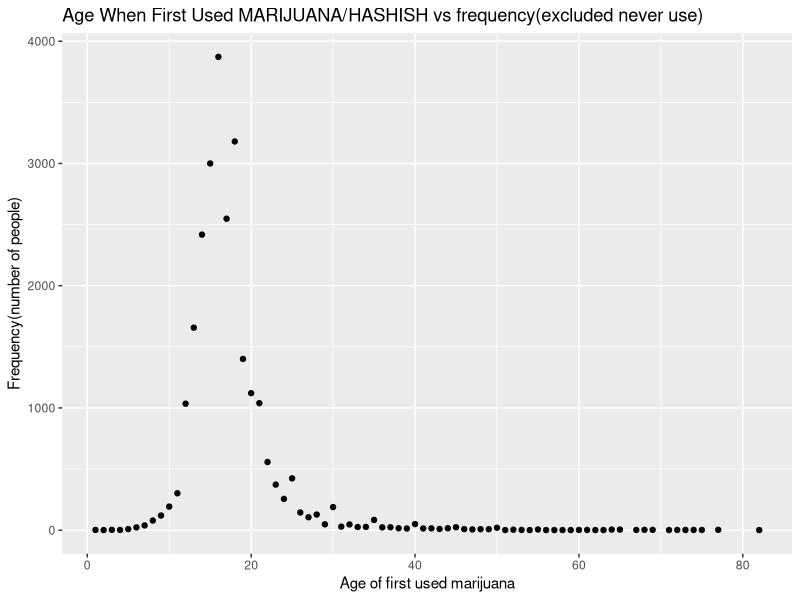
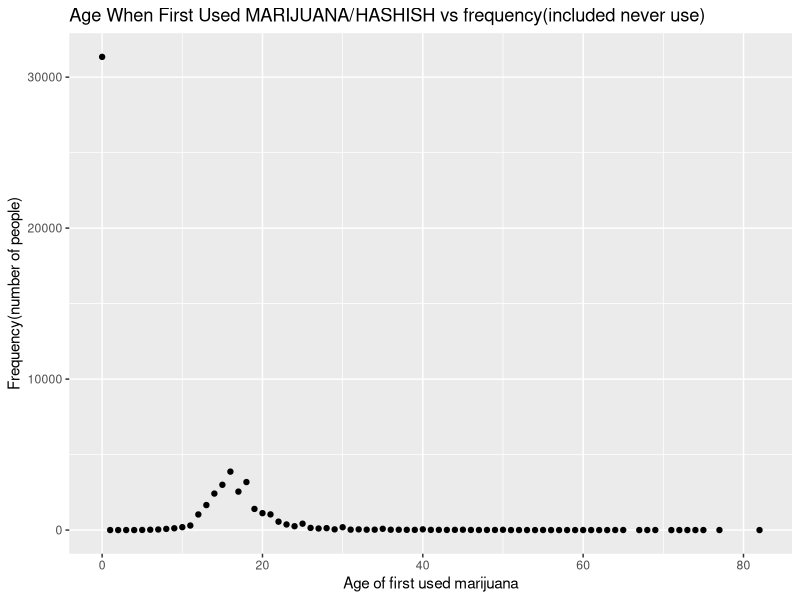

Generate these figures, in order, with R:
## ---- chunk 1
knitr::opts_chunk$set(echo = TRUE)
## ---- chunk 2
library(tidyverse)
## ---- chunk 3
info_scatter = read_csv("data/nsduh_19.csv")

info_scatter
## ---- chunk 4
info_scatterplot = info_scatter %>%
  filter(irmjage!=991)%>%
  group_by(irmjage) %>%
  summarise(number_people = n()) %>%
  ggplot(aes (x = irmjage, y = number_people)) +
  geom_point() +
  labs(x = "Age of first used marijuana", y = "Frequency(number of people)",
       title = "Age When First Used MARIJUANA/HASHISH vs frequency(excluded never use)")
  

info_scatterplot                                 
      
## ---- chunk 5
info_scatterplot_addneveruse = info_scatter %>%
  mutate(irmjage = as.character(irmjage),
         irmjage = recode(irmjage, "991" = "0"), #0 = "Never Use"
         irmjage = as.numeric(irmjage))%>%
  group_by(irmjage) %>%
  summarise(number_people = n()) %>%
  ggplot(aes (x = irmjage, y = number_people)) +
  geom_point() +
  theme_grey() +
  labs(x = "Age of first used marijuana", y = "Frequency(number of people)",
       title = "Age When First Used MARIJUANA/HASHISH vs frequency(included never use)")
  

info_scatterplot_addneveruse  
